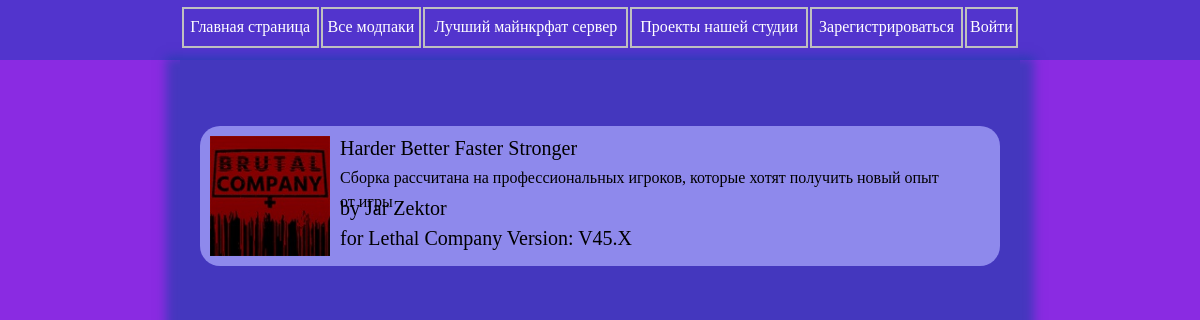
Page /lethal_company on the committed database.
### data/mods.py (models this page shows)
class Mods(SqlAlchemyBase):
    __tablename__ = 'mods'
    id = sqlalchemy.Column(sqlalchemy.Integer, primary_key=True, autoincrement=True)
    author_name = sqlalchemy.Column(sqlalchemy.String, nullable=False)
    game_image = sqlalchemy.Column(sqlalchemy.String, nullable=True)
    game_name = sqlalchemy.Column(sqlalchemy.String, nullable=False)
    visible_game_name = sqlalchemy.Column(sqlalchemy.String, nullable=False)
    mod_name = sqlalchemy.Column(sqlalchemy.String, nullable=False, unique=True)
    visible_mod_name = sqlalchemy.Column(sqlalchemy.String, nullable=False, unique=True)
    game_version = sqlalchemy.Column(sqlalchemy.String, nullable=False)
    description = sqlalchemy.Column(sqlalchemy.String, nullable=True)
    about_mod = sqlalchemy.Column(sqlalchemy.String, nullable=True)
    download_guide = sqlalchemy.Column(sqlalchemy.String, nullable=False)
    game_link = sqlalchemy.Column(sqlalchemy.String, nullable=False)
    created_date = sqlalchemy.Column(sqlalchemy.DateTime, default=datetime.datetime.now)

### server.py (the view)
@app.route('/<string:Catalog>')
def allModsInCatalog(Catalog):
    if uncorrect_url(Catalog):
        return redirect('/')
    db_sess = db_session.create_session()
    if Catalog == 'modpacks':
        data = db_sess.query(Mods).all()
    else:
        data = db_sess.query(Mods).filter(Mods.game_name == Catalog).all()
    return render_template('modpacks.html', current_user=current_user, game_name=Catalog, mods=data)

### data/db_session.py (called while the page is built)
def create_session() -> Session:
    global __factory
    return __factory()

### server.py (called while the page is built)
def uncorrect_url(Catalog, Mod=None):
    all_category = ['minecraft', 'rimworld', 'lethal_company', 'project_zomboid',
                    'stardew_valley', '7_days_to_die', 'content_warning', 'modpacks']
    db_sess = db_session.create_session()
    all_mods = list(map(lambda x: x.mod_name, db_sess.query(Mods).all()))
    if (Catalog in all_category) and (Mod == None or Mod in all_mods):
        return False
    return True

### templates/modpacks.html (shortened to what this page needs)
<!DOCTYPE html>
<html>
    <head>
        <link rel="stylesheet" href="../static/css/base.css">
        <link rel="stylesheet" href="../static/css/modpacks.css">
    </head>
    <body>
        <header>
            <table width="70%" height="60px" align="center">
                    <td><a href="/"><div>Главная страница</div></a></td>
                    <td><a href="/modpacks"><div>Все модпаки</div></a></td>
                    <td><a href="/smk" title="СМК"><div>Лучший майнкрфат сервер</div></a></td>
                    <td><a href="/belj_games_studio"><div>Проекты нашей студии</div></a></td>
                    {% if current_user.is_authenticated %}
                        <td><a href="/creator"><div>Добавить модпак</div></a></td>
                        <td><a href="/logout"><div>Выйти из аккаунта</div></a></td>
                    {% else %}
                        <td><a href="/register"><div>Зарегистрироваться</div></a></td>
                        <td><a href="/login"><div>Войти</div></a></td>
                    {% endif %}
            </table>
        </header>
        <main align="center">
            <ul class="tiles_list" type="none">
                <li>
                    {% for mod in mods %}
                        <a href="/{{mod.game_name}}/{{mod.mod_name}}" class="mod_link">
                            <div class="mod_tab" align="left">
                                <div class="art">
                                    <img src={{mod.game_image}} alt={{mod.visible_mod_name}} width="120" height="120">
                                </div>
                                <div class="text">
                                    <span class="name">{{mod.visible_mod_name}}</span>
                                    <span class="description">{{mod.description}}</span>
                                    <span class="author">by {{mod.author_name}}</span>
                                    <span class="game_info">for {{mod.visible_game_name}} Version: {{mod.game_version}}</span>
                                </div>
                            </div><br>
                        </a>
                    {% endfor %}
                </li>
            </ul>
        </main>
    </body>
</html>

### static/css/base.css (style rules this page uses)
body { background-image: url(../img/mountains.png); background-size: cover; background-position: top; background-repeat: no-repeat; background-color: blueviolet; margin: 0px; }
header { background-color: rgba(69, 54, 201, 0.801); }
header table { padding-top: 5px; padding-bottom: 10px; max-width: 1400px; }
header table td { border: 2px solid silver; }
header table td a { height: 100%; display: block; text-decoration: none; text-align: center; color:#fff; }
header table td a div { padding-top: 8px; }
main { max-width: 70%; position: relative; left: 15%; background-color:rgba(0, 68, 156, 0.5); box-shadow: 0 11px 10px 14px rgba(0, 68, 156, 0.5); padding-top: 50px; display: block; min-height: 88.7vh; }

### static/css/modpacks.css (style rules this page uses)
.mod_link { text-decoration: none; color:#000; }
.mod_tab { display: grid; position: relative; left: -20px; padding: 10px 10px 10px 10px; grid-template-areas: "art . text"; grid-template-columns: 130px 12px; background-color: rgb(142, 137, 236); border-radius: 20px; cursor: pointer; }
.mod_tab .art { width: 120px; height: 120px; }
.mod_tab .text .name { grid-area: name; font-size: 20px; line-height: 24px; max-width: 560px; min-width: 0; }
.mod_tab .text .author { grid-area: author; font-size: 20px; line-height: 24px; max-width: 560px; min-width: 0; }
.mod_tab .text .description { grid-area: desc; font-size: 16px; line-height: 24px; min-width: 0; }
.mod_tab .text .game_info { grid-area: game; font-size: 20px; line-height: 24px; max-width: 560px; min-width: 0; }
.mod_tab .text { display: grid; grid-template-areas: "name" "desc" "author" "game"; grid-template-rows: 30px 30px 30px 30px; grid-template-columns: 600px; }

### rows in the picture
Mods: game_image (picture), visible_mod_name "Harder Better Faster Stronger", description "Сборка рассчитана на профессиональных игроков, которые хотят получить новый опыт от игры", author_name "Jar Zektor", visible_game_name "Lethal Company", game_version "V45.X"
